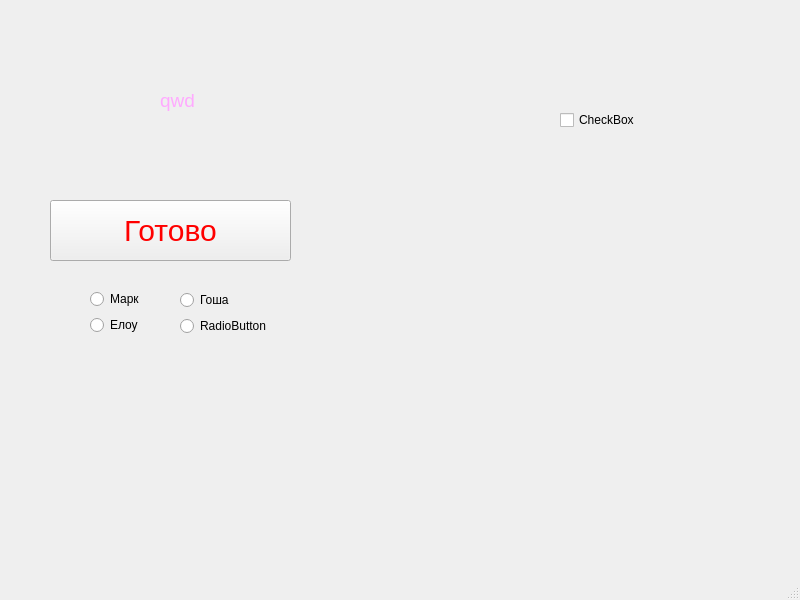
<?xml version="1.0" encoding="UTF-8"?>
<ui version="4.0">
 <class>youtube5p1</class>
 <widget class="QMainWindow" name="youtube5p1">
  <property name="geometry">
   <rect>
    <x>0</x>
    <y>0</y>
    <width>800</width>
    <height>600</height>
   </rect>
  </property>
  <property name="windowTitle">
   <string>youtube5p1</string>
  </property>
  <widget class="QWidget" name="centralwidget">
   <widget class="QLabel" name="label">
    <property name="geometry">
     <rect>
      <x>160</x>
      <y>80</y>
      <width>51</width>
      <height>41</height>
     </rect>
    </property>
    <property name="text">
     <string>&lt;html&gt;&lt;head/&gt;&lt;body&gt;&lt;p&gt;&lt;span style=&quot; font-size:14pt; color:#ffaaff;&quot;&gt;qwd&lt;/span&gt;&lt;/p&gt;&lt;/body&gt;&lt;/html&gt;</string>
    </property>
   </widget>
   <widget class="QPushButton" name="pushButton">
    <property name="geometry">
     <rect>
      <x>50</x>
      <y>200</y>
      <width>241</width>
      <height>61</height>
     </rect>
    </property>
    <property name="styleSheet">
     <string notr="true">color:red;
font-size:30px;</string>
    </property>
    <property name="text">
     <string>Готово</string>
    </property>
   </widget>
   <widget class="QCheckBox" name="checkBox">
    <property name="geometry">
     <rect>
      <x>560</x>
      <y>110</y>
      <width>76</width>
      <height>20</height>
     </rect>
    </property>
    <property name="text">
     <string>CheckBox</string>
    </property>
   </widget>
   <widget class="QWidget" name="">
    <property name="geometry">
     <rect>
      <x>180</x>
      <y>290</y>
      <width>91</width>
      <height>48</height>
     </rect>
    </property>
    <layout class="QVBoxLayout" name="verticalLayout">
     <item>
      <widget class="QRadioButton" name="radioButton_3">
       <property name="text">
        <string>Гоша</string>
       </property>
      </widget>
     </item>
     <item>
      <widget class="QRadioButton" name="radioButton_4">
       <property name="text">
        <string>RadioButton</string>
       </property>
      </widget>
     </item>
    </layout>
   </widget>
   <widget class="QWidget" name="">
    <property name="geometry">
     <rect>
      <x>90</x>
      <y>289</y>
      <width>55</width>
      <height>48</height>
     </rect>
    </property>
    <layout class="QVBoxLayout" name="verticalLayout_2">
     <item>
      <widget class="QRadioButton" name="radioButton">
       <property name="text">
        <string>Марк</string>
       </property>
      </widget>
     </item>
     <item>
      <widget class="QRadioButton" name="radioButton_2">
       <property name="text">
        <string>Елоу</string>
       </property>
      </widget>
     </item>
    </layout>
   </widget>
  </widget>
  <widget class="QMenuBar" name="menubar">
   <property name="geometry">
    <rect>
     <x>0</x>
     <y>0</y>
     <width>800</width>
     <height>22</height>
    </rect>
   </property>
  </widget>
  <widget class="QStatusBar" name="statusbar"/>
 </widget>
 <resources/>
 <connections/>
</ui>
